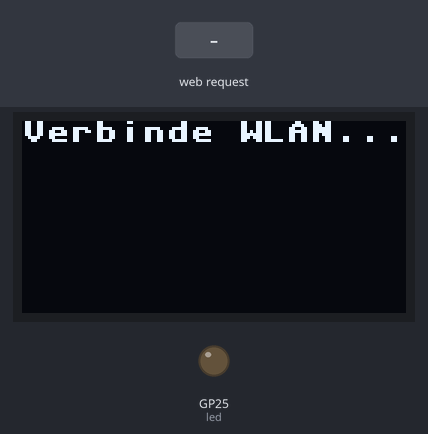
Recording of a program running on a simulated Raspberry Pi Pico running MicroPython. Parts: 128×64 one-colour display, output pins drawn as LEDs (lit = HIGH). The test bench sets the inputs (shaded band). WiFi joins after 1.5 s; library files of the repository ran but are not shown: sh1106.py; what the program prints to the serial console is not drawn.

Above: at 3.2 s.
At 9.3 s:
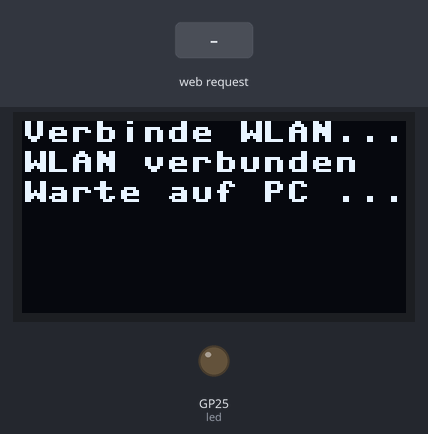
9.4 s: HTTP request GET / received
At 10.4 s:
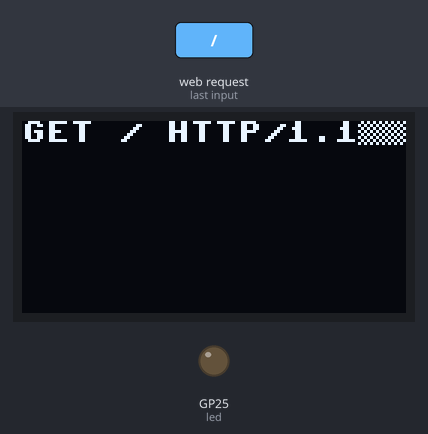
Timing chart, 0 to 12.4 s (numbered marks = the images above; inputs shaded):
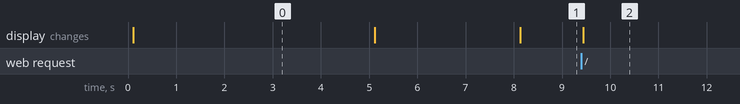

The program:

picoWlanLcdDummy_pico.py
```python
# @date 2024-08-28
# Empfange Daten vom PC und stelle sie auf OLED da
# sh1106 bib von robert-hh : https://github.com/robert-hh/SH1106
# PC prg heißt picoWlanLcdDummy_pc
# ACHTUNG: PicoW braucht wohl 2,4GHz !!!

import network
import socket
from machine import Pin, I2C
import time
import sh1106  # Stelle sicher, dass diese Bibliothek vorhanden ist

#-----------------------------------------------------------------------------------
# CONF

# WLAN-Verbindung herstellen
ssid = "my2,4GHz"  # Ersetze dies durch die SSID des 2,4 GHz Netzwerks
password = "05226091438051783374"  # Ersetze dies durch das WLAN-Passwort

# WLAN-Verbindung herstellen
#ssid = "iPhone von Marten"  # Ersetze dies durch die SSID des 2,4 GHz Netzwerks
#password = "123456789"  # Ersetze dies durch das WLAN-Passwort

sdaPin = 4
sclPin = 5
hoeheZeile = 10
#-----------------------------------------------------------------------------------

# I²C initialisieren
i2c = I2C(0, sda=Pin(sdaPin), scl=Pin(sclPin))
oled = sh1106.SH1106_I2C(128, 64, i2c)

# OLED-Display initialisieren
oled.fill(0)
oled.show()

# Hiermit botschaften auf Oled schreiben
def display_message(message, zeile=0):
    if zeile == 0 :
        oled.fill(0)
    oled.text(message, 0, (zeile * hoeheZeile))
    oled.show()
display_message('Verbinde WLAN...')
time.sleep(3)

#Onboard LED
led = Pin("LED", Pin.OUT)

#WLAN
wlan = network.WLAN(network.STA_IF)
wlan.active(True)
wlan.connect(ssid, password)

print('Verbinde WLAN...' ,1)
while not wlan.isconnected():
    time.sleep(1)

print('WLAN verbunden:', wlan.ifconfig())
display_message('WLAN verbunden', 1)
time.sleep(3)

# Server einrichten
addr = socket.getaddrinfo('0.0.0.0', 1234)[0][-1]
sock = socket.socket()
sock.bind(addr)
sock.listen(1)

print('Warte auf PC Verbindung...')
display_message('Warte auf PC ...',2)

while True:
    conn, addr = sock.accept()
    print('Verbindung von', addr)
    display_message('PC verbuden', 3)

    while True:
        data = conn.recv(1024)
        if not data:
            break

        command = data.decode().strip().upper()
        if command == 'X':
            print('Socket auf PC geschlossen')
            display_message('Socket zuuuu')

        elif command == 'AN':
            led.value(1)
            print('LED an')
            display_message('LED an')
        elif command == 'AUS':
            led.value(0)
            print('LED aus')
            display_message('LED aus')
        elif command == 'BLINK':
            print('LED blinkt')
            display_message('LED blinkt')
            for _ in range(5):  # Blinkt 5 Mal
                led.toggle()
                time.sleep(0.5)
            led.value(0)

        else :
            print(command)
            display_message(command)

    conn.close()
```

Measured:
- after the input at 9.4 s, the display: changes at once (image 2)
- what the display in image 0 shows lasts 5.0 s, from 0.1 s to 5.1 s
